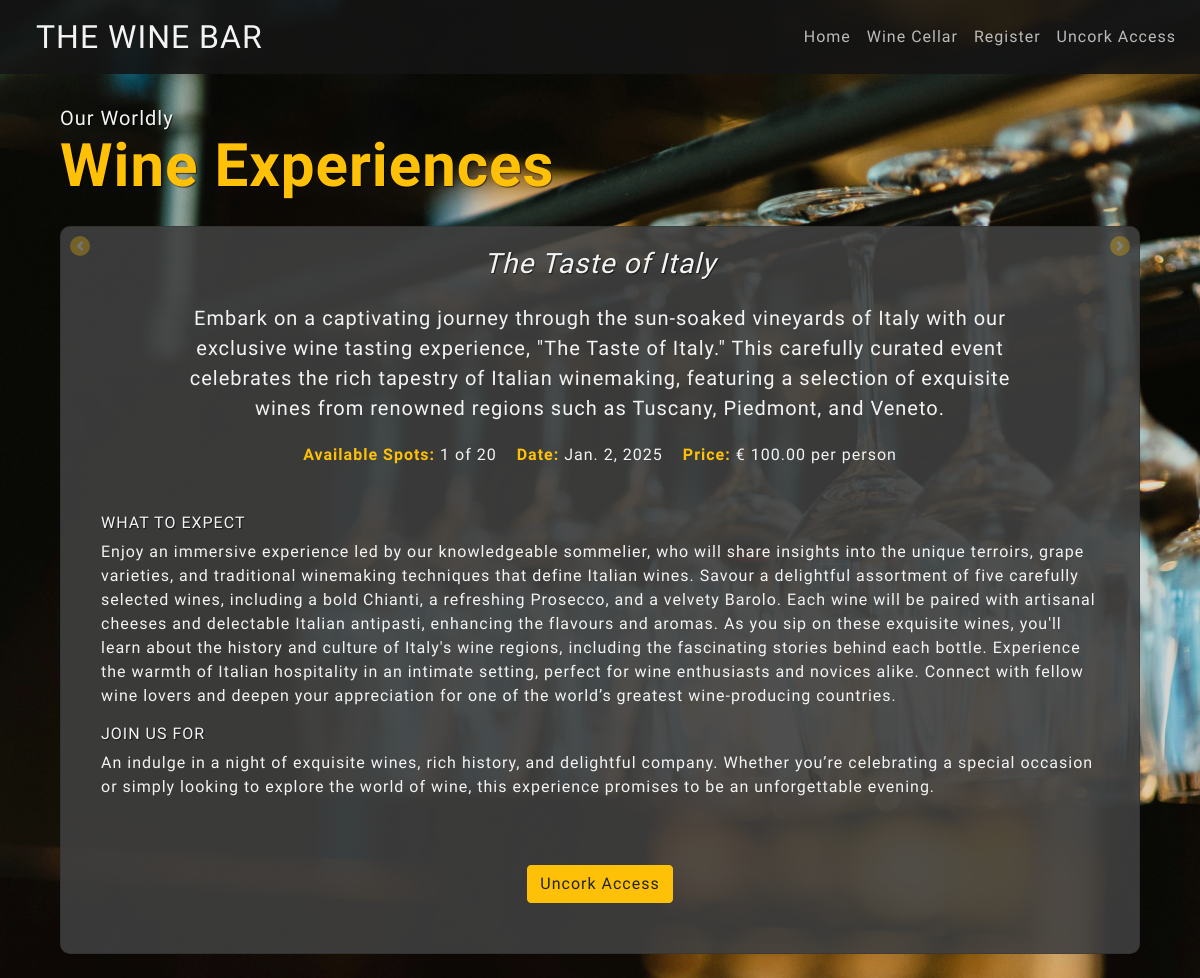
/wine_cellar/wine_cellar/, run on the app's committed database.
### bookings/models.py (models this page shows, shortened)
class wineCellar(models.Model):
    title = models.CharField(max_length=255)
    description = models.TextField()
    price = models.DecimalField(max_digits=10, decimal_places=2)
    date = models.DateField()
    available_spots = models.PositiveIntegerField()
    total_spots = models.PositiveIntegerField()
    what_to_expect = models.TextField()
    join_us_for = models.TextField()

### bookings/views.py (the view)
# urls.py: path("wine_cellar/", views.wine_list, name="wine_cellar"),
def wine_list(request):
    wines = wineCellar.objects.all()
    return render(request, "bookings/wine_cellar.html", {"wines": wines})

### bookings/templates/bookings/wine_cellar.html (shortened to what this page needs)
{% extends "layout.html" %}
{% block content %}
  <div class="container mt-4">
    <h1 class="mb-4">
      Our Worldly
      <br>
      <strong>Wine Experiences</strong>
    </h1>
    <div id="wineCarousel"
         class="carousel slide"
         data-ride="carousel"
         data-interval="false">
      <div class="carousel-inner">
        {% for wine in wines %}
          <div class="carousel-item {% if forloop.first %}active{% endif %}">
            <div class="card">
              <div class="card-body">
                <h5 class="card-title">{{ wine.title }}</h5>
                <p class="card-text">{{ wine.description }}</p>
                <div id="info">
                  <p>
                    <strong>Available Spots:</strong> {{ wine.available_spots }} of {{ wine.total_spots }}
                  </p>
                  <p>
                    <strong>Date:</strong> {{ wine.date }}
                  </p>
                  <p>
                    <strong>Price:</strong> € {{ wine.price }} per person
                  </p>
                </div>
                <div class="about_tasting">
                  <h6>What to Expect</h6>
                  <p>{{ wine.what_to_expect }}</p>
                  <h6>Join Us For</h6>
                  <p>{{ wine.join_us_for }}</p>
                </div>
                {% if user.is_authenticated %}
                  <button type="button" class="btn btn-warning" data-toggle="modal" data-target="#bookingModal" data-wine-id="{{ wine.id }}">Book Now</button>
                {% else %}
                  <a href="{% url 'bookings:register' %}" class="btn btn-warning">Uncork Access</a>
                {% endif %}
              </div>
            </div>
          </div>
        {% endfor %}
      </div>
      <a class="carousel-control-prev"
         href="#wineCarousel"
         role="button"
         data-slide="prev">
        <span class="carousel-control-prev-icon" aria-hidden="true"></span>
      </a>
      <a class="carousel-control-next"
         href="#wineCarousel"
         role="button"
         data-slide="next">
        <span class="carousel-control-next-icon" aria-hidden="true"></span>
      </a>
    </div>
  </div>
{% endblock content %}
{% block scripts %}
  {% load static %}
{% endblock scripts %}

### static/css/styles.css (style rules this page uses)
:root { --text-color: rgb(243, 243, 243); --text-color2: rgb(187, 187, 187); --text-color3: rgb(56, 56, 56); --text-alert: rgb(211, 25, 44); --gold-color: #ffc107; --bg-color: rgba(71, 71, 71, 0.9); --bg-color2: rgba(21, 21, 21, 0.9); --all-tsh: 1px 1px 1px rgba(0, 0, 0, 0.6); }
body { font-family: 'Della Respira', serif; letter-spacing: 1px; background-image: url('/media/empty_glasses.jpg'); background-size: cover; background-repeat: no-repeat; background-attachment: fixed; background-position: center; color: var(--text-color); }
body::after { content: ''; position: fixed; top: 0; left: 0; width: 100%; height: 100%; background-color: rgba(41, 41, 41, 0.1); z-index: 1; }
body * { position: relative; z-index: 2; }
.mb-4 { margin-top: 2rem; margin-bottom: 1.5rem !important; color: var(--text-color); font-size: 1.25rem; text-shadow: var(--all-tsh); }
.mb-4 strong { color: var(--gold-color); font-size: 3.75rem; }
.carousel-control-next, .carousel-control-prev { z-index: 4; width: 10%; opacity: 0.3; color: var(--text-color); background-color: var(--gold-color); height: 20px; width: 20px; border-radius: 50%; padding: 5px; margin: 10px; }
.card { border-radius: 10px; color: var(--text-color); background-color: rgba(64, 64, 64, 0.9); height: 100%; }
.card-body { display: flex; flex-direction: column; justify-content: space-evenly; align-items: center; height: 100%; }
.card-title { font-size: 1.75rem; text-align: center; font-style: italic; text-shadow: var(--all-tsh); }
.card-text { font-size: 1.25rem; max-width: 80%; margin: 10px auto; text-align: center; }
#info { margin: 0 auto; display: flex; }
#info p { padding: 10px; font-size: 1rem; text-align: center; }
#info strong { color: var(--gold-color); }
.about_tasting { margin: 20px; }
.about_tasting h6 { font-size: 1rem; text-transform: uppercase; text-shadow: 1px 1px 1px rgba(0, 0, 0, 0.6); }
.btn-warning, .btn-primary, .btn-secondary { display: flex; justify-content: center; align-items: center; margin: 30px auto; max-width: 40%; }

### data on the page
wineCellar: title "The Taste of Italy", description "Embark on a captivating journey through the sun-soaked vineyards of Italy with our exclusive wine tasting experience, \"The Taste of Italy.\" This carefully curated event celebrates the rich tapestry of Italian winemaking, featuring a selection of exquisite wines from renowned regions such as Tuscany, Piedmont, and Veneto.", available_spots "1", total_spots "20", date "Jan. 2, 2025", price "100.00", what_to_expect "Enjoy an immersive experience led by our knowledgeable sommelier, who will share insights into the unique terroirs, grape varieties, and traditional winemaking techniques that define Italian wines. Savour a delightful assortment of five carefully selected wines, including a bold Chianti, a refreshing Prosecco, and a velvety Barolo. Each wine will be paired with artisanal cheeses and delectable Italian antipasti, enhancing the flavours and aromas. As you sip on these exquisite wines, you'll learn about the history and culture of Italy's wine regions, including the fascinating stories behind each bottle. Experience the warmth of Italian hospitality in an intimate setting, perfect for wine…", join_us_for "An indulge in a night of exquisite wines, rich history, and delightful company. Whether you’re celebrating a special occasion or simply looking to explore the world of wine, this experience promises to be an unforgettable evening."
